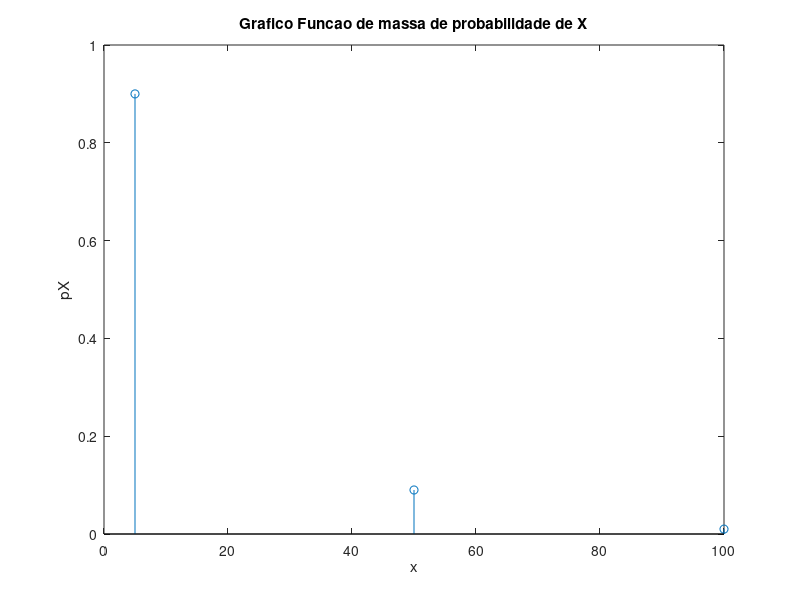

This chart was generated by the following MATLAB code:
%% a)
%#Total de notas = 90 + 9 + 1 = 100 notas

%O espaco de amostragem da experiencia "Retirar uma not da caixa" e:
%   S = {nota 1, nota 2, nota 3, ... , nota 100}

%Como cada nota tem a mesma probabilidade de ser retirada, os acontecimentos equiprovaveis sao elementares:
% p("retirar nota 1") = p("retirar nota 2") = ... = p("retirar nota 100") = casos favoraveis / casos possiveis = 1/100

%% b)

% X = Valor da nota retirada a sorte da caixa que contem 90 notas de 5, 9 notas de 50 e 1 nota de 100

%Espaco amostral de X:
%Sx = {5, 50, 100}

%Funcao massa de probabilidade de X:

%pX(x) = P("Sair nota com valor x")

%pX(5) = P("Sair nota com valor 5") = 90/100;
%pX(50) = P("Sair nota com valor 50") = 9/100;
%pX(100) = P("Sair nota com valor 100") = 1/100;

%% c)
x=[5 50 100];
px=[90/100 9/100 1/100];

figure(1)
stem(x,px)
xlabel('x');
ylabel('pX');
title("Grafico Funcao de massa de probabilidade de X");